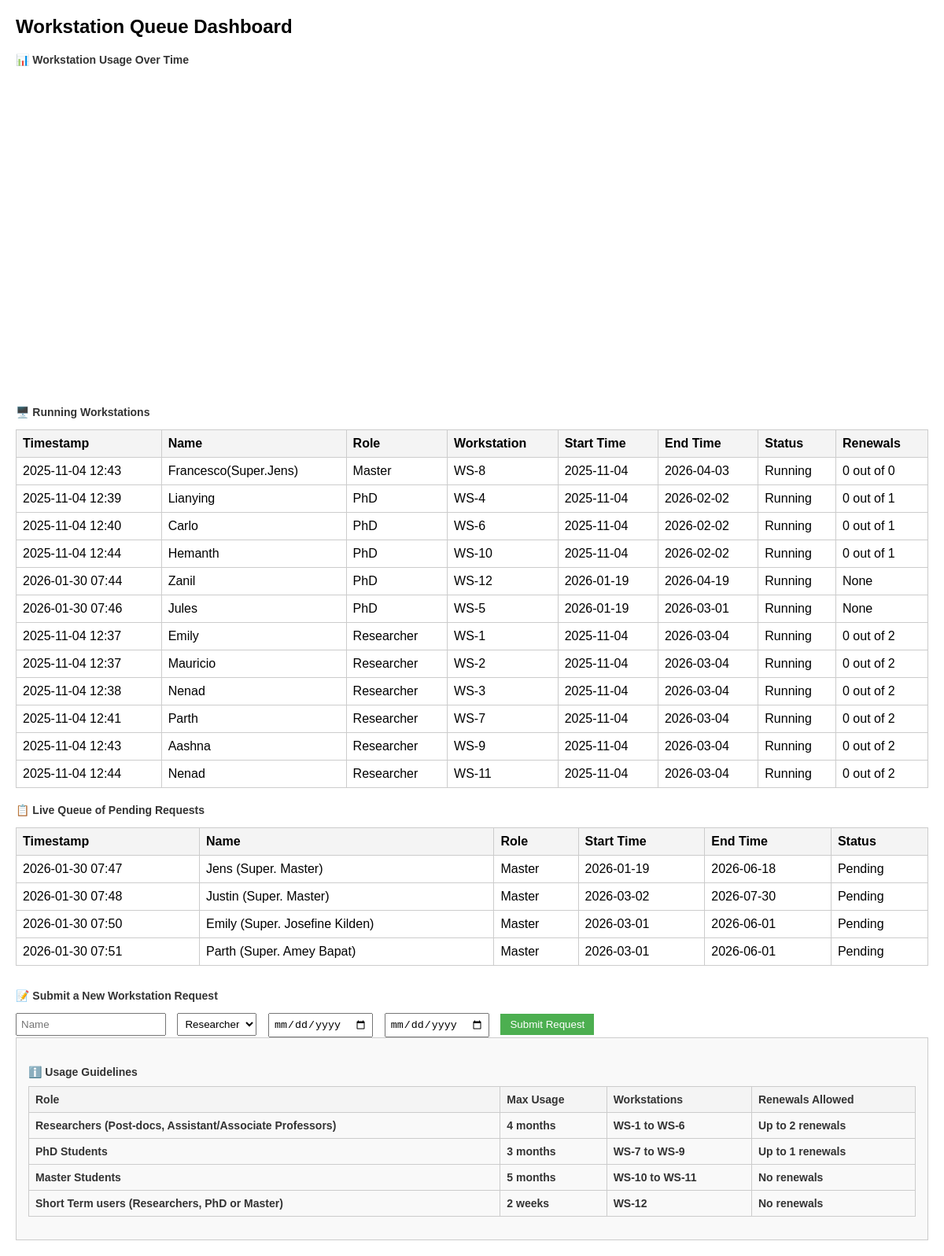
Page / (signed in) on the earlier database version.
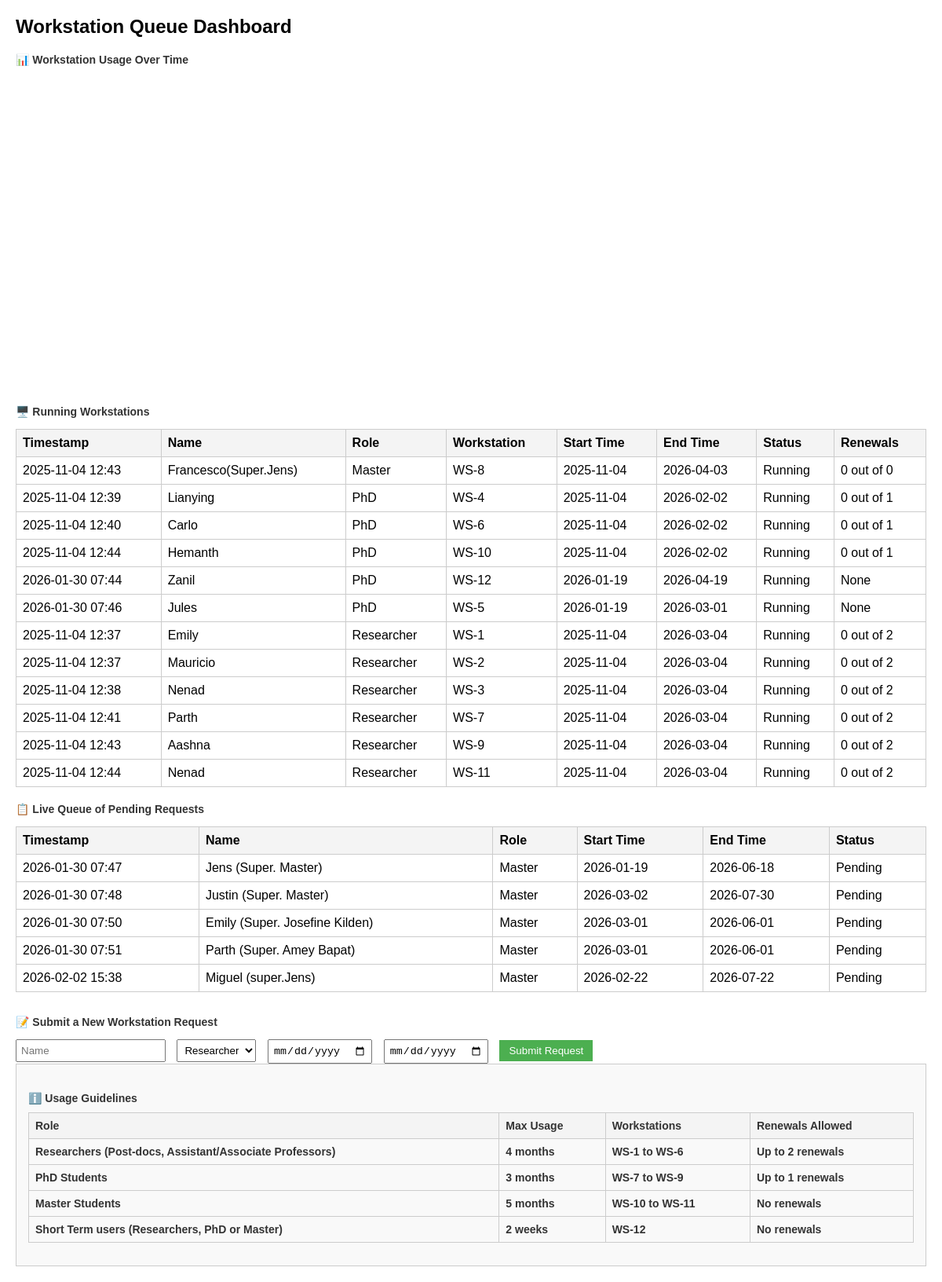
Same page on the later database version.
### app.py (models this page shows)
class Request(db.Model):
    id = db.Column(db.Integer, primary_key=True)
    timestamp = db.Column(db.DateTime, default=datetime.utcnow)
    name = db.Column(db.String(100))
    role = db.Column(db.String(50))
    start_time = db.Column(db.String(50))
    end_time = db.Column(db.String(50))
    status = db.Column(db.String(50), default="Pending")
    workstation = db.Column(db.String(50))
    renewals = db.Column(db.Integer)

### app.py (the view)
@app.route('/')
@login_required
def dashboard():
    Request.query.filter_by(status='Completed').delete()
    db.session.commit()
    pending_requests = (Request.query.filter_by(status='Pending').order_by(Request.role.asc(),Request.timestamp.asc()).all())
    running_requests = (Request.query.filter_by(status='Running').order_by(Request.role.asc(),Request.timestamp.asc()).all())
    chart_data = []
    for req in running_requests:
        chart_data.append({
            "name": req.name or "",
            "workstation": req.workstation or "",
            "start": str(req.start_time),
            "end": str(req.end_time),
            "renewals": req.renewals or "",
            "color": "blue" if req.role == "PhD" else "orange" if req.role == "Master" else "green"
        })
    return render_template('dashboard.html',
                           pending_requests=pending_requests,
                           running_requests=running_requests,
                           chart_data=chart_data)

### app.py (called while the page is built)
@login_manager.user_loader
def load_user(user_id):
    return User.query.get(int(user_id))

### templates/dashboard.html (shortened to what this page needs)
<!DOCTYPE html>
<html lang="en">
<head>
</head>
<body>
    <h1>Workstation Queue Dashboard</h1>
    <h2>📊 Workstation Usage Over Time</h2>
    <div id="usageChart" style="width:100%;height:400px;"></div>
    <h3>🖥️ Running Workstations</h3>
    <table>
        <tr><th>Timestamp</th><th>Name</th><th>Role</th><th>Workstation</th><th>Start Time</th><th>End Time</th><th>Status</th><th>Renewals</th></tr>
        {% for req in running_requests %}
        <tr>
            <td>{{ req.timestamp.strftime('%Y-%m-%d %H:%M') }}</td>
            <td>{{ req.name }}</td>
            <td>{{ req.role }}</td>
            <td>{{ req.workstation }}</td>
            <td>{{ req.start_time }}</td>
            <td>{{ req.end_time }}</td>
            <td>{{ req.status }}</td>
            <td>{{ req.renewals }}</td>
        </tr>
        {% endfor %}
    </table>
    <h3>📋 Live Queue of Pending Requests</h3>
    <table>
        <tr><th>Timestamp</th><th>Name</th><th>Role</th><th>Start Time</th><th>End Time</th><th>Status</th></tr>
        {% for req in pending_requests %}
        <tr>
            <td>{{ req.timestamp.strftime('%Y-%m-%d %H:%M') }}</td>
            <td>{{ req.name }}</td>
            <td>{{ req.role }}</td>
            <td>{{ req.start_time }}</td>
            <td>{{ req.end_time }}</td>
            <td>{{ req.status }}</td>
        </tr>
        {% endfor %}
    </table>
<div class="form-section">
<h3>📝 Submit a New Workstation Request</h3>
<form id="requestForm">
<input name="name" placeholder="Name" required="" type="text"/>
<select name="role">
<option value="Researcher">Researcher</option>
</select>
<input name="startTime" required="" type="date"/>
<input name="endTime" required="" type="date"/>
<button class="submit-btn" type="submit">Submit Request</button>
</form>
</div>
    <div style="background-color:#f9f9f9; padding:15px; border:1px solid #ccc; margin-bottom:20px;">
<h3>ℹ️ Usage Guidelines
<table border="1" style="width:100%; margin-top:10px; border-collapse:collapse;">
<thead>
<tr style="background-color:#f2f2f2;">
<th>Role</th>
<th>Max Usage</th>
<th>Workstations</th>
<th>Renewals Allowed</th>
</tr>
</thead>
<tbody>
<tr>
<td>Researchers (Post-docs, Assistant/Associate Professors)</td>
<td>4 months</td>
<td>WS-1 to WS-6</td>
<td>Up to 2 renewals</td>
</tr>
<tr>
<td>PhD Students</td>
<td>3 months</td>
<td>WS-7 to WS-9</td>
<td>Up to 1 renewals</td>
</tr>
<tr>
<td>Master Students</td>
<td>5 months</td>
<td>WS-10 to WS-11</td>
<td>No renewals</td>
</tr>
<tr>
<td>Short Term users (Researchers, PhD or Master)</td>
<td>2 weeks</td>
<td>WS-12</td>
<td>No renewals</td>
</tr>
</tbody>
</table>
</h3>
</body>
</html>

### templates/dashboard.html (style rules this page uses)
body { font-family: Arial, sans-serif; margin: 20px; }
h1 { font-size: 24px; margin-bottom: 10px; }
h2, h3 { font-size: 14px; margin-top: 20px; color: #333; }
table { width: 100%; border-collapse: collapse; margin-top: 10px; }
th, td { border: 1px solid #ccc; padding: 8px; text-align: left; }
th { background-color: #f4f4f4; }
.form-section { margin-top: 30px; }
.form-section input, .form-section select { margin-right: 10px; padding: 5px; }
.submit-btn { padding: 6px 12px; background-color: #4CAF50; color: white; border: none; cursor: pointer; }

Differences in the rows shown:
added Request: timestamp "2026-02-02 15:38", name "Miguel (super.Jens)", role "Master", start_time "2026-02-22", end_time "2026-07-22", status "Pending", shown under "📋 Live Queue of Pending Requests"
